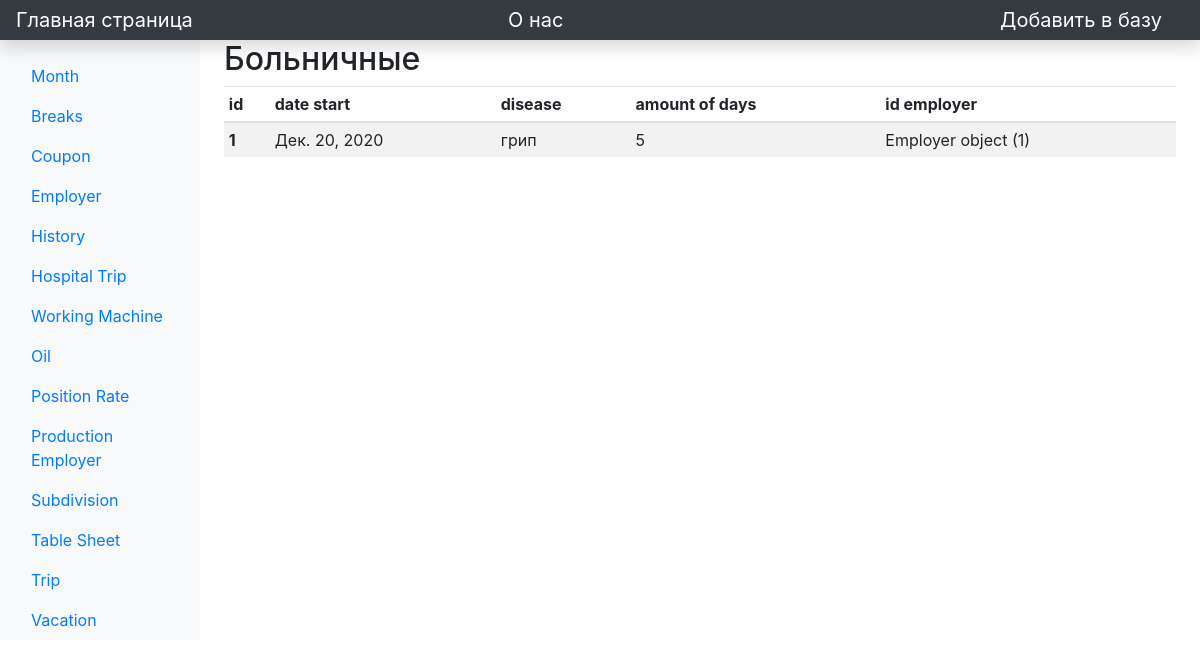
Screenshot of /view/hospital_ with the database file from the repository.
### main/models.py (models this page shows)
class HospitalTrip(models.Model):
    date_start = models.DateField("Date start")
    disease = models.CharField("Disease", max_length=64)
    num_days = models.IntegerField('Amount of days')
    id_employer = models.ForeignKey('Employer', on_delete=models.PROTECT)

class Employer(models.Model):
    name = models.CharField('Name', max_length=64)
    surname = models.CharField('Surname', max_length=64)
    last_name = models.CharField('Last name', max_length=64)
    id_subdivision = models.ForeignKey('Subdivision', on_delete=models.PROTECT)
    id_status = models.ForeignKey('HistoryPromotions', on_delete=models.PROTECT)
    id_position = models.ForeignKey('PositionEm', on_delete=models.PROTECT)

### main/views.py (the view)
# urls.py: path('view/hospital_', views.hospital_, name='hospital_'),
def hospital_(request):
    task = HospitalTrip.objects.all()
    return render(request, 'main/view/hospital_.html', {'task': task})

### main/templates/main/view/hospital_.html (shortened to what this page needs)
{% extends 'main/base.html' %}
{% block content %}
        <main class="col-md-9 ms-sm-auto col-lg-10 px-md-4">
            <h2>Больничные</h2>
            <div class="">
                <table class="table table-striped table-sm ">
                    <thead>
                    <tr>
                        <th scope="col">id</th>
                        <th scope="col">date start</th>
                        <th scope="col">disease</th>
                        <th scope="col">amount of days</th>
                        <th scope="col">id employer</th>
                    </tr>
                    </thead>
                    <tbody>
                    {% if task %}
                    {% for i in task %}
                        <tr>
                            <th scope="row">{{ i.id }}</th>
                            <td>{{ i.date_start}}</td>
                            <td>{{ i.disease }}</td>
                            <td>{{ i.num_days }}</td>
                            <td>{{ i.id_employer}}</td>
                        </tr>
                    {% endfor %}
                    {% else %}
                    <tr>
                        <td>Empty!</td>
                    </tr>
                    {% endif %}
                    </tbody>
                </table>
            </div>
        </main>
{% endblock %}

### rows the page displays
HospitalTrip: id "1", date_start "Дек. 20, 2020", disease "грип", num_days "5", id_employer "Employer object (1)"
